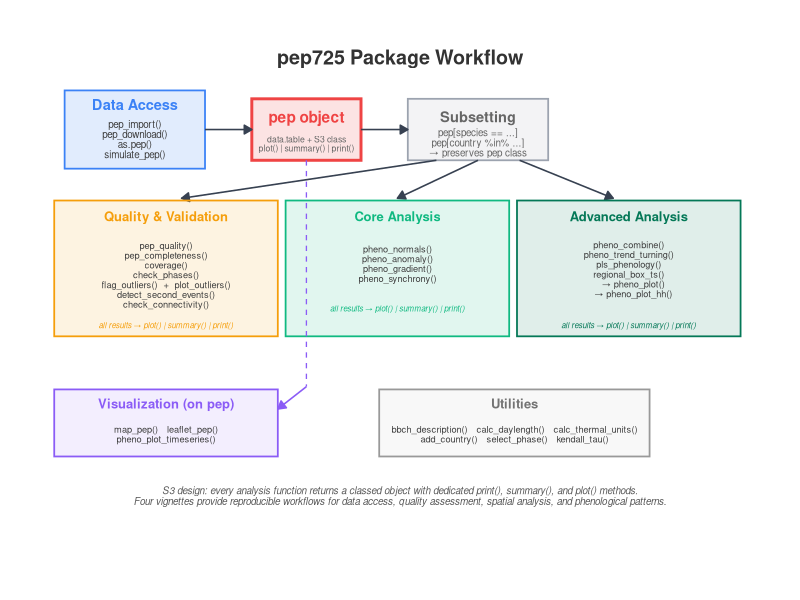

This figure's R source:
library(ggplot2)
library(grid)

# ============================================================
# Workflow diagram v7 — redesigned per feedback
# - No enclosing box around analysis groups
# - Standalone viz connects from pep object
# - Each analysis group notes plot() availability
# - pheno_plot/pheno_plot_hh shown under regional_box_ts
# ============================================================

# --- colour palette ---
col_data    <- "#3B82F6"   # blue
col_pep     <- "#EF4444"   # red
col_sub     <- "#9CA3AF"   # gray
col_qual    <- "#F59E0B"   # amber
col_core    <- "#10B981"   # green
col_adv     <- "#047857"   # dark green
col_viz     <- "#8B5CF6"   # purple
col_arrow   <- "#374151"   # dark gray
bg          <- "white"

# --- helper: rectangle ---
rrect <- function(xmin, xmax, ymin, ymax, fill, border = "grey30",
                  lwd = 0.6) {
  annotate("rect", xmin = xmin, xmax = xmax, ymin = ymin, ymax = ymax,
           fill = fill, colour = border, linewidth = lwd)
}

# --- helper: arrow ---
arr <- function(x, y, xend, yend, colour = col_arrow, lwd = 0.55) {
  annotate("segment", x = x, y = y, xend = xend, yend = yend,
           colour = colour, linewidth = lwd,
           arrow = arrow(length = unit(2.2, "mm"), type = "closed"))
}

# --- layout ---
# Row 1 (y ~ 8.5): Data Access -> pep -> Subsetting
# Row 2 (y ~ 5.5-7): Quality | Core | Advanced
# Row 3 (y ~ 3): Visualization on pep + Utilities
# Footer (y ~ 1.5): S3 note

# Box half-widths
w_da  <- 1.35
w_pep <- 1.05
w_sub <- 1.35
w_an  <- 2.15
w_viz <- 2.15

# X positions
x_da   <- 1.7
x_pep  <- 5.0
x_sub  <- 8.3

x_qual <- 2.3
x_core <- 6.75
x_adv  <- 11.2

x_viz  <- 2.3
x_util <- 9.0

# ---- build plot ----
p <- ggplot() +
  coord_cartesian(xlim = c(0, 13.6), ylim = c(0.8, 10.2), clip = "off") +
  theme_void() +
  theme(plot.background = element_rect(fill = bg, colour = NA),
        plot.margin = margin(8, 8, 8, 8))

# Title
p <- p +
  annotate("text", x = 6.8, y = 9.85, label = "pep725 Package Workflow",
           fontface = "bold", size = 5.0, colour = "grey20")

# ===== ROW 1: Data Access -> pep object -> Subsetting =====

# Data Access
p <- p +
  rrect(x_da - w_da, x_da + w_da, 7.85, 9.25, fill = alpha(col_data, 0.15), border = col_data) +
  annotate("text", x = x_da, y = 9.0, label = "Data Access",
           fontface = "bold", size = 3.7, colour = col_data) +
  annotate("text", x = x_da, y = 8.38,
           label = "pep_import()\npep_download()\nas.pep()\nsimulate_pep()",
           size = 2.5, colour = "grey25", lineheight = 0.85)

# pep object
p <- p +
  rrect(x_pep - w_pep, x_pep + w_pep, 8.0, 9.1, fill = alpha(col_pep, 0.15),
        border = col_pep, lwd = 1.0) +
  annotate("text", x = x_pep, y = 8.78, label = "pep object",
           fontface = "bold", size = 3.9, colour = col_pep) +
  annotate("text", x = x_pep, y = 8.3,
           label = "data.table + S3 class\nplot() | summary() | print()",
           size = 2.2, colour = "grey40", lineheight = 0.85)

# Subsetting
p <- p +
  rrect(x_sub - w_sub, x_sub + w_sub, 8.0, 9.1, fill = alpha(col_sub, 0.12), border = col_sub) +
  annotate("text", x = x_sub, y = 8.78, label = "Subsetting",
           fontface = "bold", size = 3.7, colour = "grey40") +
  annotate("text", x = x_sub, y = 8.32,
           label = "pep[species == ...]\npep[country %in% ...]\n\u2192 preserves pep class",
           size = 2.5, colour = "grey40", lineheight = 0.85)

# Row 1 arrows
p <- p +
  arr(x_da + w_da, 8.55, x_pep - w_pep, 8.55) +
  arr(x_pep + w_pep, 8.55, x_sub - w_sub, 8.55)

# ===== ROW 2: Three analysis groups (NO enclosing box) =====

# Arrows from Subsetting down to each group
p <- p +
  arr(x_sub - 0.8, 8.0, x_qual + 0.3, 7.32) +
  arr(x_sub,       8.0, x_core,        7.32) +
  arr(x_sub + 0.8, 8.0, x_adv - 0.3,  7.32)

# Quality & Validation
p <- p +
  rrect(x_qual - w_an, x_qual + w_an, 4.85, 7.28,
        fill = alpha(col_qual, 0.12), border = col_qual) +
  annotate("text", x = x_qual, y = 7.0, label = "Quality & Validation",
           fontface = "bold", size = 3.3, colour = col_qual) +
  annotate("text", x = x_qual, y = 5.95,
           label = "pep_quality()\npep_completeness()\ncoverage()\ncheck_phases()\nflag_outliers()  +  plot_outliers()\ndetect_second_events()\ncheck_connectivity()",
           size = 2.35, colour = "grey25", lineheight = 0.88) +
  annotate("text", x = x_qual, y = 5.05,
           label = "all results \u2192 plot() | summary() | print()",
           size = 2.0, colour = col_qual, fontface = "italic")

# Core Analysis
p <- p +
  rrect(x_core - w_an, x_core + w_an, 4.85, 7.28,
        fill = alpha(col_core, 0.12), border = col_core) +
  annotate("text", x = x_core, y = 7.0, label = "Core Analysis",
           fontface = "bold", size = 3.3, colour = col_core) +
  annotate("text", x = x_core, y = 6.15,
           label = "pheno_normals()\npheno_anomaly()\npheno_gradient()\npheno_synchrony()",
           size = 2.35, colour = "grey25", lineheight = 0.88) +
  annotate("text", x = x_core, y = 5.35,
           label = "all results \u2192 plot() | summary() | print()",
           size = 2.0, colour = col_core, fontface = "italic")

# Advanced Analysis
p <- p +
  rrect(x_adv - w_an, x_adv + w_an, 4.85, 7.28,
        fill = alpha(col_adv, 0.12), border = col_adv) +
  annotate("text", x = x_adv, y = 7.0, label = "Advanced Analysis",
           fontface = "bold", size = 3.3, colour = col_adv) +
  annotate("text", x = x_adv, y = 6.05,
           label = "pheno_combine()\npheno_trend_turning()\npls_phenology()\nregional_box_ts()\n   \u2192 pheno_plot()\n   \u2192 pheno_plot_hh()",
           size = 2.35, colour = "grey25", lineheight = 0.88) +
  annotate("text", x = x_adv, y = 5.05,
           label = "all results \u2192 plot() | summary() | print()",
           size = 2.0, colour = col_adv, fontface = "italic")

# ===== ROW 3: Visualization on pep + Utilities =====

# Dashed arrow from pep object down to Visualization
p <- p +
  annotate("segment", x = x_pep, y = 8.0, xend = x_pep, yend = 3.95,
           colour = col_viz, linewidth = 0.45, linetype = "dashed") +
  arr(x_pep, 3.95, x_viz + w_viz, 3.55, colour = col_viz)

# Visualization on pep
p <- p +
  rrect(x_viz - w_viz, x_viz + w_viz, 2.7, 3.9,
        fill = alpha(col_viz, 0.10), border = col_viz) +
  annotate("text", x = x_viz, y = 3.65, label = "Visualization (on pep)",
           fontface = "bold", size = 3.3, colour = col_viz) +
  annotate("text", x = x_viz, y = 3.1,
           label = "map_pep()   leaflet_pep()\npheno_plot_timeseries()",
           size = 2.35, colour = "grey25", lineheight = 0.88)

# Utilities
p <- p +
  rrect(x_util - 2.6, x_util + 2.6, 2.7, 3.9,
        fill = alpha("grey80", 0.12), border = "grey60") +
  annotate("text", x = x_util, y = 3.65, label = "Utilities",
           fontface = "bold", size = 3.3, colour = "grey45") +
  annotate("text", x = x_util, y = 3.1,
           label = "bbch_description()   calc_daylength()   calc_thermal_units()\nadd_country()   select_phase()   kendall_tau()",
           size = 2.35, colour = "grey25", lineheight = 0.88)

# ===== FOOTER =====
p <- p +
  annotate("text", x = 6.8, y = 2.0,
           label = "S3 design: every analysis function returns a classed object with dedicated print(), summary(), and plot() methods.\nFour vignettes provide reproducible workflows for data access, quality assessment, spatial analysis, and phenological patterns.",
           size = 2.5, colour = "grey35", fontface = "italic", lineheight = 0.9)

ggsave("paper/figures/workflow_diagram.png", p, width = 10, height = 7.2,
       dpi = 300, bg = "white")
cat("Done: workflow_diagram.png saved\n")
